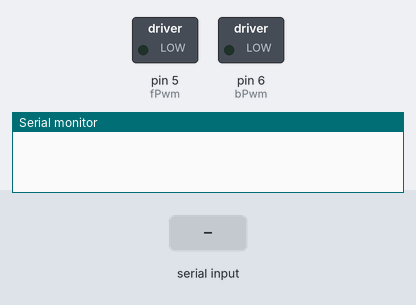
A sketch run on a simulated Arduino Uno, built with avr-gcc and run on an emulated ATmega328P. Parts: switched loads named in the sketch (green lamp = pin HIGH), the last lines printed to the serial monitor. The test bench sets the inputs (shaded band).

Above: at 1.2 s.
1.3 s: "F" received over Serial
At 2.3 s:
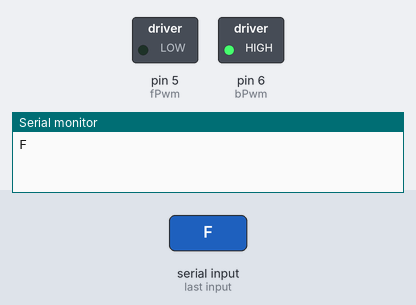
2.8 s: "L" received over Serial
At 3.4 s:
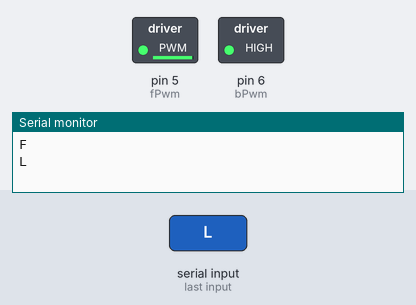
4.3 s: "1" received over Serial
At 5.5 s:
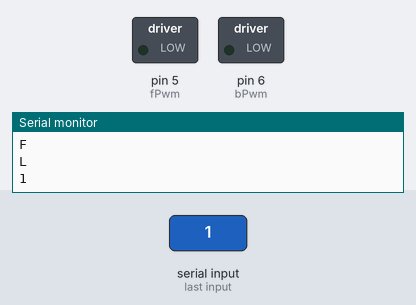
5.8 s: "R" received over Serial
At 6.9 s:
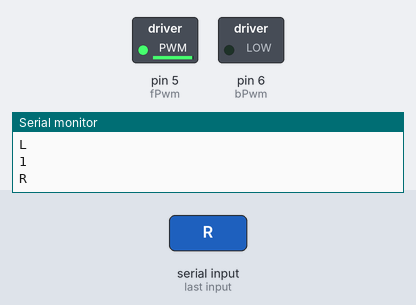
7.3 s: "B" received over Serial
At 8.0 s:
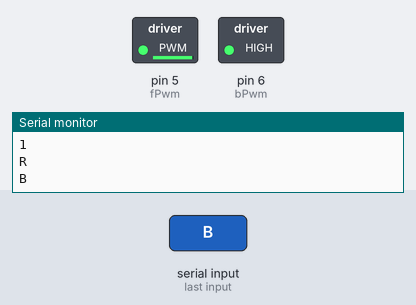
Timing chart, 0 to 9.8 s (numbered marks = the images above; inputs shaded):
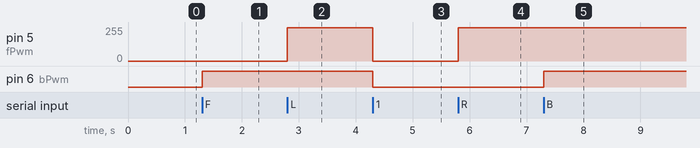

Measured:
- after the input at 1.3 s, pin 6 (bPwm): LOW → HIGH at once
- after the input at 2.8 s, pin 5 (fPwm): 0/255 → 250/255 at once
- after the input at 4.3 s, pin 5 (fPwm): 250/255 → 0/255 at once; pin 6 (bPwm): HIGH → LOW at once
- after the input at 5.8 s, pin 5 (fPwm): 0/255 → 250/255 at once
- after the input at 7.3 s, pin 6 (bPwm): LOW → HIGH at once

The sketch:

car-01.ino
```cpp
 //Code for Arduino remote car

//Motor
#define bCtrl 2  //define the direction control pin of the back motor as 2
#define bPwm 6   //define the PWM control pin of the back motor as 6
#define fCtrl 4 //define the direction of the front motor as 4
#define fPwm 5 //define the PWM control of the front motor as 5

//Bluetooth
char bluetoothValue; //used to save the Bluetooth value

//Movement
void carForward() {
  digitalWrite(bCtrl, LOW);
  analogWrite(bPwm, 255);
}

void carBackwards() {
  digitalWrite(bCtrl, HIGH);
  analogWrite(bPwm, 255);
}

void carRight() {
  digitalWrite(fCtrl, HIGH);
  analogWrite(fPwm, 250);
}

void carLeft() {
  digitalWrite(fCtrl, LOW);
  analogWrite(fPwm, 250);
}

void carStop() {
  digitalWrite(bCtrl, LOW);
  analogWrite(bPwm, 0);
  digitalWrite(fCtrl, LOW);
  analogWrite(fPwm, 0);
}

void setup() {
  // Serial Communication
  Serial.begin(9600); // Set up serial communication at 9600
}

void loop() {
  if (Serial.available()) {
    bluetoothValue = Serial.read();
    Serial.println(bluetoothValue);
    switch (bluetoothValue) {
      case 'F': // Bluetooth command to move 'FORWARD'
        carForward();
        break;
      case 'B': // Bluetooth command to move 'BACKWARDS'
        carBackwards();
        break;
      case 'L': // Bluetooth command to move 'LEFT'
        carLeft();
        break;
      case 'R': // Bluetooth command to move 'RIGHT'
        carRight();
        break;
      default:
        carStop();
        break;
    }
  }
}
```
